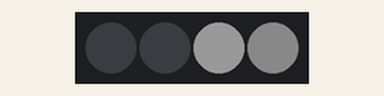
Simulated run of this sketch. Board: Arduino Uno, built with avr-gcc and run on an emulated ATmega328P. Parts: 4 RGB LEDs in strip order, left to right. Dim RGB values are drawn brighter than linear.

Above: at 0.2 s.
Timing chart, 0 to 1.7 s (numbered marks = the images above):
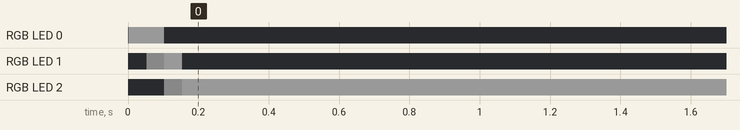

Measured:
- by itself, RGB LED 0: off → RGB(25, 25, 25) at 0.00 s, → off 0.10 s later
- by itself, RGB LED 1: off → RGB(10, 10, 10) at 0.05 s, → RGB(25, 25, 25) 0.05 s later, → off 0.05 s later
- by itself, RGB LED 2: off → RGB(10, 10, 10) at 0.10 s, → RGB(25, 25, 25) 0.05 s later

The sketch:

FstLEDTst.ino
```cpp
#include <FastLED.h>
#define NUM_LEDS 4
#define D 50
CRGB leds[NUM_LEDS];
void setup() {

  FastLED.addLeds<NEOPIXEL, 13>(leds, NUM_LEDS);
}
void loop() {
  int i = 0;
  leds[0] = CRGB (25,25,25);
  leds[1] = CRGB (0,0,0);
  leds[2] = CRGB (0,0,0);
  leds[3] = CRGB (0,0,0);
  FastLED.show();
  delay(D);

  for(; i <= NUM_LEDS; i+=1){
    leds[i-1] = CRGB (0,0,0);
    leds[i] = CRGB (25,25,25);
    leds[i+1] = CRGB (10,10,10);
    FastLED.show();
    delay(D);
  }
}
```
